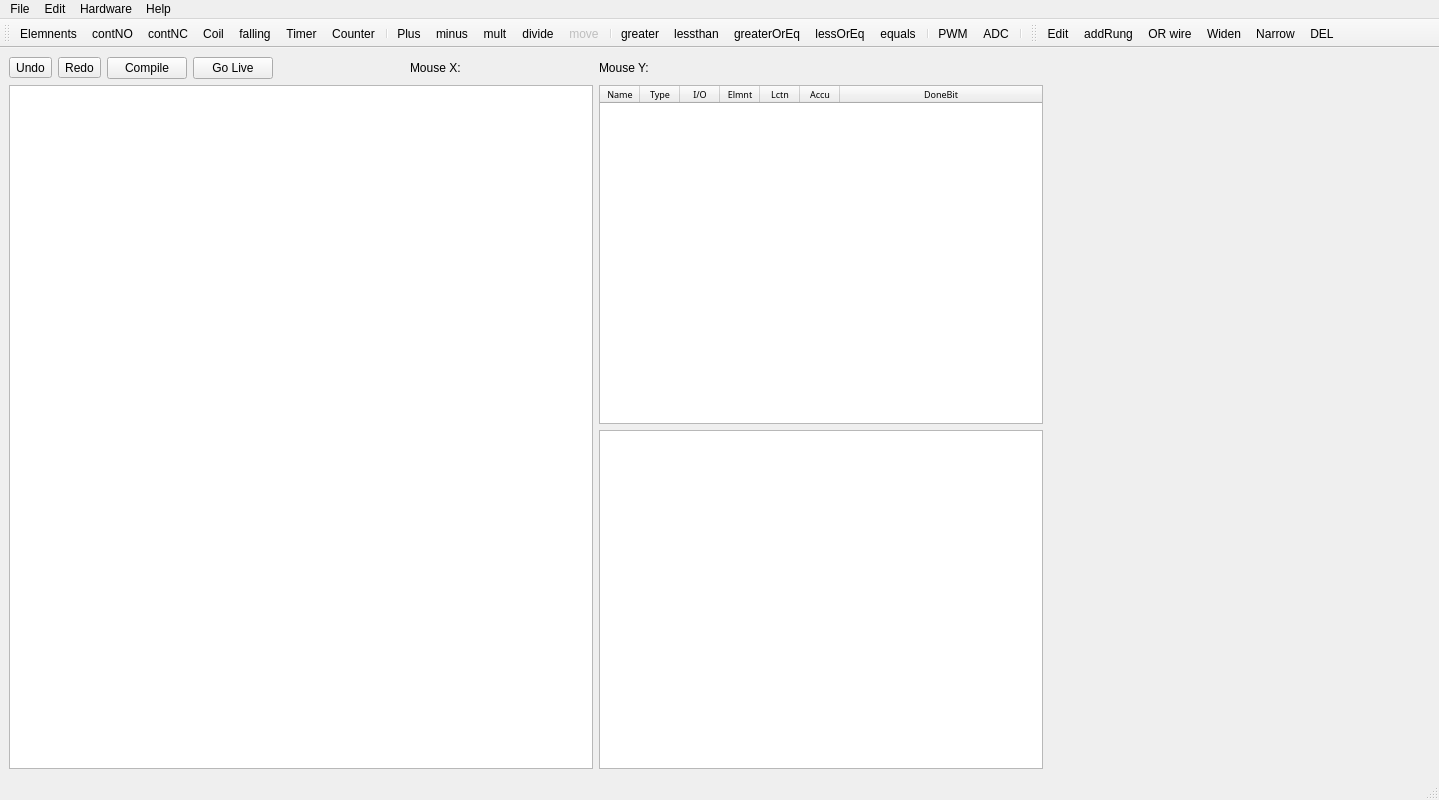
 <widget class="QMainWindow" name="MainWindow">
  <property name="geometry">
   <rect>
    <x>0</x>
    <y>0</y>
    <width>1439</width>
    <height>800</height>
   </rect>
  </property>
  <property name="minimumSize">
   <size>
    <width>1439</width>
    <height>800</height>
   </size>
  </property>
  <property name="maximumSize">
   <size>
    <width>1600</width>
    <height>900</height>
   </size>
  </property>
  <property name="windowTitle">
   <string>Waltech Ladder Maker</string>
  </property>
  <widget class="QWidget" name="centralwidget">
   <layout class="QGridLayout" name="gridLayout">
    <item row="0" column="9">
     <widget class="QLabel" name="label_4">
      <property name="text">
       <string/>
      </property>
     </widget>
    </item>
    <item row="0" column="0">
     <widget class="QToolButton" name="undoBbutton">
      <property name="text">
       <string>Undo</string>
      </property>
      <property name="icon">
       <iconset resource="toolbaricons.qrc">
        <normaloff>:/icons/icons/CurvedArrowRightDown.svg</normaloff>:/icons/icons/CurvedArrowRightDown.svg</iconset>
      </property>
      <property name="toolButtonStyle">
       <enum>Qt::ToolButtonTextBesideIcon</enum>
      </property>
     </widget>
    </item>
    <item row="0" column="5">
     <widget class="QLabel" name="label">
      <property name="sizePolicy">
       <sizepolicy hsizetype="Fixed" vsizetype="Fixed">
        <horstretch>0</horstretch>
        <verstretch>0</verstretch>
       </sizepolicy>
      </property>
      <property name="text">
       <string>Mouse X:</string>
      </property>
     </widget>
    </item>
    <item row="0" column="1">
     <widget class="QToolButton" name="redoButton">
      <property name="text">
       <string>Redo</string>
      </property>
      <property name="icon">
       <iconset resource="toolbaricons.qrc">
        <normaloff>:/icons/icons/CurvedArrowLeftDown.svg</normaloff>:/icons/icons/CurvedArrowLeftDown.svg</iconset>
      </property>
      <property name="toolButtonStyle">
       <enum>Qt::ToolButtonTextBesideIcon</enum>
      </property>
     </widget>
    </item>
    <item row="0" column="6">
     <widget class="QLabel" name="label_2">
      <property name="text">
       <string/>
      </property>
     </widget>
    </item>
    <item row="0" column="2">
     <widget class="QPushButton" name="infoButton">
      <property name="sizePolicy">
       <sizepolicy hsizetype="Fixed" vsizetype="Fixed">
        <horstretch>0</horstretch>
        <verstretch>0</verstretch>
       </sizepolicy>
      </property>
      <property name="toolTip">
       <string>&lt;html&gt;&lt;head/&gt;&lt;body&gt;&lt;p&gt;Create hex file and upload it to the Hardware&lt;/p&gt;&lt;/body&gt;&lt;/html&gt;</string>
      </property>
      <property name="whatsThis">
       <string>&lt;html&gt;&lt;head/&gt;&lt;body&gt;&lt;p&gt;This buton starts the following: &lt;/p&gt;&lt;p&gt;- creation of C code.  &lt;/p&gt;&lt;p&gt;- compiling of that cod with GCC&lt;/p&gt;&lt;p&gt;- uploading of the resulting hex file to the hardware via USB&lt;/p&gt;&lt;/body&gt;&lt;/html&gt;</string>
      </property>
      <property name="text">
       <string>Compile</string>
      </property>
     </widget>
    </item>
    <item row="0" column="3">
     <widget class="QPushButton" name="liveButton">
      <property name="sizePolicy">
       <sizepolicy hsizetype="Fixed" vsizetype="Fixed">
        <horstretch>0</horstretch>
        <verstretch>0</verstretch>
       </sizepolicy>
      </property>
      <property name="text">
       <string>Go Live</string>
      </property>
     </widget>
    </item>
    <item row="0" column="7">
     <widget class="QLabel" name="label_3">
      <property name="sizePolicy">
       <sizepolicy hsizetype="Fixed" vsizetype="Fixed">
        <horstretch>0</horstretch>
        <verstretch>0</verstretch>
       </sizepolicy>
      </property>
      <property name="text">
       <string>Mouse Y:</string>
      </property>
     </widget>
    </item>
    <item row="2" column="0" rowspan="2" colspan="7">
     <widget class="QGraphicsView" name="graphicsView">
      <property name="sizePolicy">
       <sizepolicy hsizetype="Preferred" vsizetype="Expanding">
        <horstretch>0</horstretch>
        <verstretch>0</verstretch>
       </sizepolicy>
      </property>
      <property name="mouseTracking">
       <bool>true</bool>
      </property>
     </widget>
    </item>
    <item row="2" column="7" colspan="4">
     <widget class="QTableWidget" name="tableWidget">
      <property name="sizePolicy">
       <sizepolicy hsizetype="Ignored" vsizetype="Expanding">
        <horstretch>0</horstretch>
        <verstretch>0</verstretch>
       </sizepolicy>
      </property>
      <property name="sizeIncrement">
       <size>
        <width>20</width>
        <height>20</height>
       </size>
      </property>
      <property name="font">
       <font>
        <family>Sans Serif</family>
        <pointsize>7</pointsize>
       </font>
      </property>
      <property name="editTriggers">
       <set>QAbstractItemView::NoEditTriggers</set>
      </property>
      <property name="tabKeyNavigation">
       <bool>false</bool>
      </property>
      <property name="dragDropOverwriteMode">
       <bool>true</bool>
      </property>
      <property name="selectionMode">
       <enum>QAbstractItemView::NoSelection</enum>
      </property>
      <property name="showGrid">
       <bool>true</bool>
      </property>
      <property name="sortingEnabled">
       <bool>true</bool>
      </property>
      <property name="cornerButtonEnabled">
       <bool>false</bool>
      </property>
      <property name="columnCount">
       <number>7</number>
      </property>
      <attribute name="horizontalHeaderDefaultSectionSize">
       <number>40</number>
      </attribute>
      <attribute name="horizontalHeaderMinimumSectionSize">
       <number>20</number>
      </attribute>
      <attribute name="horizontalHeaderStretchLastSection">
       <bool>true</bool>
      </attribute>
      <attribute name="verticalHeaderVisible">
       <bool>false</bool>
      </attribute>
      <attribute name="verticalHeaderStretchLastSection">
       <bool>false</bool>
      </attribute>
      <column>
       <property name="text">
        <string>Name</string>
       </property>
      </column>
      <column>
       <property name="text">
        <string>Type</string>
       </property>
      </column>
      <column>
       <property name="text">
        <string>I/O</string>
       </property>
      </column>
      <column>
       <property name="text">
        <string>Elmnt</string>
       </property>
      </column>
      <column>
       <property name="text">
        <string>Lctn</string>
       </property>
      </column>
      <column>
       <property name="text">
        <string>Accu</string>
       </property>
      </column>
      <column>
       <property name="text">
        <string>DoneBit</string>
       </property>
      </column>
     </widget>
    </item>
    <item row="3" column="7" colspan="4">
     <widget class="QTextBrowser" name="textBrowser">
      <property name="sizePolicy">
       <sizepolicy hsizetype="Preferred" vsizetype="Expanding">
        <horstretch>0</horstretch>
        <verstretch>0</verstretch>
       </sizepolicy>
      </property>
     </widget>
    </item>
    <item row="2" column="11" rowspan="2" colspan="2">
     <widget class="QStackedWidget" name="stackedWidget">
      <property name="enabled">
       <bool>true</bool>
      </property>
      <property name="sizePolicy">
       <sizepolicy hsizetype="Preferred" vsizetype="Expanding">
        <horstretch>0</horstretch>
        <verstretch>0</verstretch>
       </sizepolicy>
      </property>
      <property name="minimumSize">
       <size>
        <width>381</width>
        <height>678</height>
       </size>
      </property>
     </widget>
    </item>
   </layout>
  </widget>
  <widget class="QStatusBar" name="statusbar"/>
  <widget class="QToolBar" name="toolBar">
   <property name="cursor">
    <cursorShape>ArrowCursor</cursorShape>
   </property>
   <property name="contextMenuPolicy">
    <enum>Qt::PreventContextMenu</enum>
   </property>
   <property name="windowTitle">
    <string>Elements</string>
   </property>
   <attribute name="toolBarArea">
    <enum>TopToolBarArea</enum>
   </attribute>
   <attribute name="toolBarBreak">
    <bool>false</bool>
   </attribute>
   <addaction name="actionElemnents"/>
   <addaction name="actionContNO"/>
   <addaction name="actionContNC"/>
   <addaction name="actionCoil"/>
   <addaction name="actionFalling"/>
   <addaction name="actionTimer"/>
   <addaction name="actionCounter"/>
   <addaction name="separator"/>
   <addaction name="actionPlus"/>
   <addaction name="actionMinus"/>
   <addaction name="actionMult"/>
   <addaction name="actionDivide"/>
   <addaction name="actionMove"/>
   <addaction name="separator"/>
   <addaction name="actionGreater"/>
   <addaction name="actionLessthan"/>
   <addaction name="actionGreaterOrEq"/>
   <addaction name="actionLessOrEq"/>
   <addaction name="actionEquals"/>
   <addaction name="separator"/>
   <addaction name="actionPWM"/>
   <addaction name="actionADC"/>
   <addaction name="separator"/>
  </widget>
  <widget class="QMenuBar" name="menuBar">
   <property name="geometry">
    <rect>
     <x>0</x>
     <y>0</y>
     <width>1439</width>
     <height>23</height>
    </rect>
   </property>
   <widget class="QMenu" name="menuFile">
    <property name="title">
     <string>File</string>
    </property>
    <addaction name="actionClose"/>
    <addaction name="actionOpen"/>
    <addaction name="actionSave"/>
    <addaction name="actionSave_As"/>
   </widget>
   <widget class="QMenu" name="menuEdit">
    <property name="title">
     <string>Edit</string>
    </property>
    <addaction name="actionUndo"/>
    <addaction name="actionRedo"/>
   </widget>
   <widget class="QMenu" name="menuHelp">
    <property name="title">
     <string>Help</string>
    </property>
    <addaction name="actionWhatsThis"/>
    <addaction name="separator"/>
    <addaction name="actionUSBHelp"/>
    <addaction name="actionArduinoUno_IO"/>
    <addaction name="actionArduinoNano_IO"/>
    <addaction name="actionArduinoMega_IO"/>
    <addaction name="actionAbout"/>
   </widget>
   <widget class="QMenu" name="menuDiagnostics">
    <property name="title">
     <string>Hardware</string>
    </property>
    <addaction name="actionWaltech"/>
    <addaction name="actionArduinoUno"/>
    <addaction name="actionArduinoNano"/>
    <addaction name="actionArduinoMega"/>
    <addaction name="separator"/>
    <addaction name="actionCheck_HW_2"/>
   </widget>
   <addaction name="menuFile"/>
   <addaction name="menuEdit"/>
   <addaction name="menuDiagnostics"/>
   <addaction name="menuHelp"/>
  </widget>
  <widget class="QToolBar" name="toolBar_2">
   <property name="windowTitle">
    <string>toolBar_2</string>
   </property>
   <attribute name="toolBarArea">
    <enum>TopToolBarArea</enum>
   </attribute>
   <attribute name="toolBarBreak">
    <bool>false</bool>
   </attribute>
   <addaction name="actionEdit_nTools"/>
   <addaction name="actionaddRung"/>
   <addaction name="actionORwire"/>
   <addaction name="actionWiden"/>
   <addaction name="actionNarrow"/>
   <addaction name="actionDEL"/>
  </widget>
  <action name="actionContNO">
   <property name="checkable">
    <bool>true</bool>
   </property>
   <property name="icon">
    <iconset resource="toolbaricons.qrc">
     <normaloff>:/icons/icons/contact_NO_button.svg</normaloff>:/icons/icons/contact_NO_button.svg</iconset>
   </property>
   <property name="text">
    <string>contNO</string>
   </property>
   <property name="toolTip">
    <string>Normally Open Contact</string>
   </property>
   <property name="whatsThis">
    <string>&lt;html&gt;&lt;head/&gt;&lt;body&gt;&lt;p&gt;&lt;span style=&quot; font-size:11pt; color:#000000;&quot;&gt;Inserts a Normally Open Contact in the ladder. &lt;/span&gt;&lt;span style=&quot; font-size:10pt; color:#000000;&quot;&gt;&lt;br/&gt;&lt;br/&gt;--A dialog window will appear.&lt;br/&gt;--Choose an input from the dropdown menu.&lt;br/&gt;--If &amp;quot;internal&amp;quot; selected and name is shared, the state will come from a Coil&lt;/span&gt;&lt;span style=&quot; color:#000000;&quot;/&gt;&lt;/p&gt;&lt;/body&gt;&lt;/html&gt;</string>
   </property>
  </action>
  <action name="actionContNC">
   <property name="checkable">
    <bool>true</bool>
   </property>
   <property name="icon">
    <iconset resource="toolbaricons.qrc">
     <normaloff>:/icons/icons/contact_NC_button.svg</normaloff>:/icons/icons/contact_NC_button.svg</iconset>
   </property>
   <property name="text">
    <string>contNC</string>
   </property>
   <property name="toolTip">
    <string>Normally Closed Contact</string>
   </property>
   <property name="whatsThis">
    <string>&lt;html&gt;&lt;head/&gt;&lt;body&gt;&lt;p&gt;&lt;span style=&quot; font-family:'Sans Serif'; font-size:11pt; color:#000000;&quot;&gt;Inserts a Normally Closed Contact in the ladder. &lt;br/&gt;&lt;br/&gt;--A dialog window will appear.&lt;br/&gt;--Choose an input from the dropdown menu.&lt;br/&gt;--If &amp;quot;internal&amp;quot; selected and name is shared, the state will come from a Coil &lt;/span&gt;&lt;/p&gt;&lt;/body&gt;&lt;/html&gt;</string>
   </property>
  </action>
  <action name="actionCoil">
   <property name="checkable">
    <bool>true</bool>
   </property>
   <property name="icon">
    <iconset resource="toolbaricons.qrc">
     <normaloff>:/icons/icons/Coil_button.svg</normaloff>:/icons/icons/Coil_button.svg</iconset>
   </property>
   <property name="text">
    <string>Coil</string>
   </property>
   <property name="toolTip">
    <string>Coil</string>
   </property>
   <property name="whatsThis">
    <string>&lt;html&gt;&lt;head/&gt;&lt;body&gt;&lt;p&gt;&lt;span style=&quot; font-size:11pt; color:#000000;&quot;&gt;Inserts a Coil in the ladder. &lt;br/&gt;&lt;br/&gt;--A dialog window will appear.&lt;br/&gt;--Choose an Output from the dropdown menu.&lt;br/&gt;--If &amp;quot;internal&amp;quot; selected and name is shared with another element, the state of this coil will pass to that element.&lt;/span&gt;&lt;/p&gt;&lt;/body&gt;&lt;/html&gt;</string>
   </property>
  </action>
  <action name="actionClose">
   <property name="text">
    <string>Close</string>
   </property>
  </action>
  <action name="actionUndo">
   <property name="text">
    <string>undo</string>
   </property>
   <property name="shortcut">
    <string>Ctrl+Z</string>
   </property>
  </action>
  <action name="actionRedo">
   <property name="text">
    <string>redo</string>
   </property>
   <property name="shortcut">
    <string>Ctrl+R</string>
   </property>
  </action>
  <action name="actionaddRung">
   <property name="checkable">
    <bool>true</bool>
   </property>
   <property name="icon">
    <iconset resource="toolbaricons.qrc">
     <normaloff>:/icons/icons/rung.png</normaloff>:/icons/icons/rung.png</iconset>
   </property>
   <property name="text">
    <string>addRung</string>
   </property>
   <property name="toolTip">
    <string>Add a Rung</string>
   </property>
   <property name="whatsThis">
    <string>&lt;html&gt;&lt;head/&gt;&lt;body&gt;&lt;span style=&quot; font-size:11pt; color:#000000;&quot;&gt;&lt;p&gt;Add a rung&lt;/p&gt;&lt;p&gt;Note: rungs can be converted to OR branches with the vertical wire tool.&lt;/p&gt;&lt;/body&gt;&lt;/html&gt;</string>
   </property>
  </action>
  <action name="actionWiden">
   <property name="checkable">
    <bool>true</bool>
   </property>
   <property name="icon">
    <iconset resource="toolbaricons.qrc">
     <normaloff>:/icons/icons/widen.png</normaloff>:/icons/icons/widen.png</iconset>
   </property>
   <property name="text">
    <string>Widen</string>
   </property>
   <property name="toolTip">
    <string>Widen rung</string>
   </property>
   <property name="whatsThis">
    <string>&lt;html&gt;&lt;head/&gt;&lt;body&gt;&lt;span style=&quot; font-size:11pt; color:#000000;&quot;&gt;&lt;p&gt;Makes the entire ladder one element width wider.&lt;/p&gt;&lt;/body&gt;&lt;/html&gt;</string>
   </property>
  </action>
  <action name="actionOpen">
   <property name="text">
    <string>Open</string>
   </property>
  </action>
  <action name="actionNew">
   <property name="text">
    <string>New</string>
   </property>
  </action>
  <action name="actionSave">
   <property name="text">
    <string>Save</string>
   </property>
  </action>
  <action name="actionDEL">
   <property name="checkable">
    <bool>true</bool>
   </property>
   <property name="icon">
    <iconset resource="toolbaricons.qrc">
     <normaloff>:/icons/icons/del.png</normaloff>:/icons/icons/del.png</iconset>
   </property>
   <property name="text">
    <string>DEL</string>
   </property>
   <property name="toolTip">
    <string>&lt;html&gt;&lt;head/&gt;&lt;body&gt;&lt;p&gt;Delete an element or empty rung &lt;/p&gt;&lt;/body&gt;&lt;/html&gt;</string>
   </property>
   <property name="whatsThis">
    <string>&lt;html&gt;&lt;head/&gt;&lt;body&gt;&lt;span style=&quot; font-size:11pt; color:#000000;&quot;&gt;&lt;p&gt;Delete an element&lt;/p&gt;&lt;p&gt;Delete an empty rung&lt;/p&gt;&lt;p&gt;Note: Use the vertical wire (OR) to delete branches. &lt;/p&gt;&lt;/body&gt;&lt;/html&gt;</string>
   </property>
  </action>
  <action name="actionORwire">
   <property name="checkable">
    <bool>true</bool>
   </property>
   <property name="icon">
    <iconset resource="toolbaricons.qrc">
     <normaloff>:/icons/icons/ORwire.png</normaloff>:/icons/icons/ORwire.png</iconset>
   </property>
   <property name="text">
    <string>OR wire</string>
   </property>
   <property name="toolTip">
    <string>&lt;html&gt;&lt;head/&gt;&lt;body&gt;&lt;p&gt;Toggles vertical wire to to OR branch.&lt;/p&gt;&lt;p&gt;Connects Rung to Rung below, Becomes OR branch&lt;/p&gt;&lt;/body&gt;&lt;/html&gt;</string>
   </property>
   <property name="whatsThis">
    <string>&lt;html&gt;&lt;head/&gt;&lt;body&gt;&lt;span style=&quot; font-size:11pt; color:#000000;&quot;&gt;&lt;p&gt;--Click to add or remove a vertical wire&lt;/p&gt;&lt;p&gt;--This tool can link rungs together to make an OR branch.&lt;/p&gt;&lt;p&gt;--Use this tool to widen or shrink the OR branch&lt;/p&gt;&lt;/body&gt;&lt;/html&gt;</string>
   </property>
  </action>
  <action name="actionNarrow">
   <property name="checkable">
    <bool>true</bool>
   </property>
   <property name="icon">
    <iconset resource="toolbaricons.qrc">
     <normaloff>:/icons/icons/narrow.png</normaloff>:/icons/icons/narrow.png</iconset>
   </property>
   <property name="text">
    <string>Narrow</string>
   </property>
   <property name="toolTip">
    <string>Remove extra empty locations</string>
   </property>
   <property name="whatsThis">
    <string>&lt;html&gt;&lt;head/&gt;&lt;body&gt;&lt;span style=&quot; font-size:11pt; color:#000000;&quot;&gt;&lt;p&gt;Narrows the ladder by one element width&lt;/p&gt;&lt;/body&gt;&lt;/html&gt;</string>
   </property>
  </action>
  <action name="actionFalling">
   <property name="checkable">
    <bool>true</bool>
   </property>
   <property name="icon">
    <iconset resource="toolbaricons.qrc">
     <normaloff>:/icons/icons/falling_button.svg</normaloff>:/icons/icons/falling_button.svg</iconset>
   </property>
   <property name="text">
    <string>falling</string>
   </property>
   <property name="toolTip">
    <string>Falling edge</string>
   </property>
   <property name="whatsThis">
    <string>&lt;html&gt;&lt;head/&gt;&lt;body&gt;&lt;p&gt;&lt;span style=&quot; font-size:11pt; color:#000000;&quot;&gt;Inserts a falling Edge in the ladder. &lt;br/&gt;&lt;br/&gt;--Creates a 10ns pulse on the rung-out when a falling edge is dected at the rung-in&lt;/span&gt;&lt;br/&gt;&lt;/p&gt;&lt;/body&gt;&lt;/html&gt;</string>
   </property>
  </action>
  <action name="actionTimer">
   <property name="checkable">
    <bool>true</bool>
   </property>
   <property name="icon">
    <iconset resource="toolbaricons.qrc">
     <normaloff>:/icons/icons/timer_button.svg</normaloff>:/icons/icons/timer_button.svg</iconset>
   </property>
   <property name="text">
    <string>Timer</string>
   </property>
   <property name="toolTip">
    <string>Timer</string>
   </property>
   <property name="whatsThis">
    <string>&lt;html&gt;&lt;head/&gt;&lt;body&gt;&lt;p&gt;&lt;span style=&quot; font-size:11pt; color:#000000;&quot;&gt;Inserts a Timer in the ladder. &lt;br/&gt;&lt;br/&gt;--A dialog window will appear.&lt;br/&gt;--Set the time delay.  10 min max (655 sec)&lt;br/&gt;--If rung-in state goes True and stays that way for the delay duration, the rung-out will go True.  &lt;br/&gt;--Timer is reset when the rung-in state goes False&lt;/p&gt;&lt;/body&gt;&lt;/html&gt;</string>
   </property>
  </action>
  <action name="actionCounter">
   <property name="checkable">
    <bool>true</bool>
   </property>
   <property name="icon">
    <iconset resource="toolbaricons.qrc">
     <normaloff>:/icons/icons/counter_button.svg</normaloff>:/icons/icons/counter_button.svg</iconset>
   </property>
   <property name="text">
    <string>Counter</string>
   </property>
   <property name="toolTip">
    <string>Counter</string>
   </property>
   <property name="whatsThis">
    <string>&lt;html&gt;&lt;head/&gt;&lt;body&gt;&lt;p&gt;&lt;span style=&quot; font-size:11pt; color:#000000;&quot;&gt;Inserts a Counter in the ladder. &lt;br/&gt;&lt;br/&gt;--A dialog window will appear.&lt;br/&gt;--Set the number of counts (setpoint).  65535 max.&lt;br/&gt;--If rung-in state goes True setpoint number of times, the rung-out will go True. &lt;br/&gt;--Choose a name.  If shared with a Coil, this will provide a Reset.&lt;/p&gt;&lt;/body&gt;&lt;/html&gt;</string>
   </property>
  </action>
  <action name="actionEdit_nTools">
   <property name="text">
    <string>Edit</string>
   </property>
  </action>
  <action name="actionElemnents">
   <property name="text">
    <string>Elemnents</string>
   </property>
  </action>
  <action name="actionWhatsThis">
   <property name="text">
    <string>WhatsThis</string>
   </property>
   <property name="toolTip">
    <string>&lt;html&gt;&lt;head/&gt;&lt;body&gt;&lt;p&gt;Click this to get help with a tool&lt;/p&gt;&lt;/body&gt;&lt;/html&gt;</string>
   </property>
  </action>
  <action name="actionCheck_HW">
   <property name="text">
    <string>Test Hardware</string>
   </property>
   <property name="toolTip">
    <string>&lt;html&gt;&lt;head/&gt;&lt;body&gt;&lt;p&gt;Checks USB&lt;/p&gt;&lt;/body&gt;&lt;/html&gt;</string>
   </property>
   <property name="whatsThis">
    <string>Checks USB connection, programmer, and controller.</string>
   </property>
  </action>
  <action name="actionUSBHelp">
   <property name="text">
    <string>USB</string>
   </property>
  </action>
  <action name="actionSettings">
   <property name="checkable">
    <bool>true</bool>
   </property>
   <property name="text">
    <string>Settings</string>
   </property>
  </action>
  <action name="actionWaltech">
   <property name="checkable">
    <bool>true</bool>
   </property>
   <property name="checked">
    <bool>true</bool>
   </property>
   <property name="text">
    <string>Waltech</string>
   </property>
   <property name="autoRepeat">
    <bool>false</bool>
   </property>
   <property name="menuRole">
    <enum>QAction::ApplicationSpecificRole</enum>
   </property>
  </action>
  <action name="actionArduinoUno">
   <property name="checkable">
    <bool>true</bool>
   </property>
   <property name="text">
    <string>Arduino Uno</string>
   </property>
   <property name="menuRole">
    <enum>QAction::ApplicationSpecificRole</enum>
   </property>
  </action>
  <action name="actionCheck_HW_2">
   <property name="text">
    <string>Test USB</string>
   </property>
   <property name="toolTip">
    <string>Test USB connection, drver, programmer, hardware</string>
   </property>
  </action>
  <action name="actionArduinoUno_IO">
   <property name="text">
    <string>Arduino Uno IO</string>
   </property>
  </action>
  <action name="actionSave_As">
   <property name="text">
    <string>Save As</string>
   </property>
  </action>
  <action name="actionAbout">
   <property name="text">
    <string>About</string>
   </property>
  </action>
  <action name="actionPlus">
   <property name="checkable">
    <bool>true</bool>
   </property>
   <property name="icon">
    <iconset resource="toolbaricons.qrc">
     <normaloff>:/icons/icons/plus.svg</normaloff>:/icons/icons/plus.svg</iconset>
   </property>
   <property name="text">
    <string>Plus</string>
   </property>
   <property name="whatsThis">
    <string>&lt;html&gt;&lt;head/&gt;&lt;body&gt;&lt;span style=&quot; font-size:11pt; color:#000000;&quot;&gt;&lt;p&gt;Add. &lt;/p&gt;&lt;p&gt;Must be paced on far right.&lt;/p&gt;&lt;p&gt;Sources can be a constant or a name of another element. &lt;/p&gt;&lt;p&gt;sources and result are 16 bit signed.  (-32767 to 32767)&lt;/p&gt;&lt;/body&gt;&lt;/html&gt;</string>
   </property>
  </action>
  <action name="actionMinus">
   <property name="checkable">
    <bool>true</bool>
   </property>
   <property name="icon">
    <iconset resource="toolbaricons.qrc">
     <normaloff>:/icons/icons/minus.svg</normaloff>:/icons/icons/minus.svg</iconset>
   </property>
   <property name="text">
    <string>minus</string>
   </property>
   <property name="whatsThis">
    <string>&lt;html&gt;&lt;head/&gt;&lt;body&gt;&lt;span style=&quot; font-size:11pt; color:#000000;&quot;&gt;&lt;p&gt;Subtract. &lt;/p&gt;&lt;p&gt;Must be paced on far right.&lt;/p&gt;&lt;p&gt;Sources can be a constant or a name of another element. &lt;/p&gt;&lt;p&gt;sources and result are 16 bit signed.  (-32767 to 32767)&lt;/p&gt;&lt;p&gt;&lt;br/&gt;&lt;/p&gt;&lt;/body&gt;&lt;/html&gt;</string>
   </property>
  </action>
  <action name="actionEquals">
   <property name="checkable">
    <bool>true</bool>
   </property>
   <property name="icon">
    <iconset resource="toolbaricons.qrc">
     <normaloff>:/icons/icons/equ.svg</normaloff>:/icons/icons/equ.svg</iconset>
   </property>
   <property name="text">
    <string>equals</string>
   </property>
   <property name="whatsThis">
    <string>&lt;html&gt;&lt;head/&gt;&lt;body&gt;&lt;p&gt;Comparison: Equals.&lt;/p&gt;&lt;p&gt;Conductive if true.&lt;/p&gt;&lt;p&gt;Sources can be a constant or a name of another element. &lt;/p&gt;&lt;p&gt;&lt;br/&gt;&lt;/p&gt;&lt;/body&gt;&lt;/html&gt;</string>
   </property>
  </action>
  <action name="actionMove">
   <property name="checkable">
    <bool>true</bool>
   </property>
   <property name="enabled">
    <bool>false</bool>
   </property>
   <property name="icon">
    <iconset resource="toolbaricons.qrc">
     <normaloff>:/icons/icons/move.svg</normaloff>:/icons/icons/move.svg</iconset>
   </property>
   <property name="text">
    <string>move</string>
   </property>
   <property name="visible">
    <bool>false</bool>
   </property>
  </action>
  <action name="actionDivide">
   <property name="checkable">
    <bool>true</bool>
   </property>
   <property name="icon">
    <iconset resource="toolbaricons.qrc">
     <normaloff>:/icons/icons/divide.svg</normaloff>:/icons/icons/divide.svg</iconset>
   </property>
   <property name="text">
    <string>divide</string>
   </property>
   <property name="whatsThis">
    <string>&lt;html&gt;&lt;head/&gt;&lt;body&gt;&lt;span style=&quot; font-size:11pt; color:#000000;&quot;&gt;&lt;p&gt;Divide. &lt;/p&gt;&lt;p&gt;Must be paced on far right.&lt;/p&gt;&lt;p&gt;Sources can be a constant or a name of another element. &lt;/p&gt;&lt;p&gt;sources and result are 16 bit signed.  (-32767 to 32767)&lt;/p&gt;&lt;p&gt;Divide by zero OK.&lt;/p&gt;&lt;/body&gt;&lt;/html&gt;</string>
   </property>
  </action>
  <action name="actionMult">
   <property name="checkable">
    <bool>true</bool>
   </property>
   <property name="icon">
    <iconset resource="toolbaricons.qrc">
     <normaloff>:/icons/icons/times.svg</normaloff>:/icons/icons/times.svg</iconset>
   </property>
   <property name="text">
    <string>mult</string>
   </property>
   <property name="whatsThis">
    <string>&lt;html&gt;&lt;head/&gt;&lt;body&gt;&lt;span style=&quot; font-size:11pt; color:#000000;&quot;&gt;&lt;p&gt;Multiply.&lt;/p&gt;&lt;p&gt;Must be paced on far right.&lt;/p&gt;&lt;p&gt;Sources can be a constant or a name of another element. &lt;/p&gt;&lt;p&gt;sources and result are 16 bit signed.  (-32767 to 32767)&lt;/p&gt;&lt;/body&gt;&lt;/html&gt;</string>
   </property>
  </action>
  <action name="actionGreater">
   <property name="checkable">
    <bool>true</bool>
   </property>
   <property name="icon">
    <iconset resource="toolbaricons.qrc">
     <normaloff>:/icons/icons/greater_than.svg</normaloff>:/icons/icons/greater_than.svg</iconset>
   </property>
   <property name="text">
    <string>greater</string>
   </property>
   <property name="whatsThis">
    <string>&lt;html&gt;&lt;head/&gt;&lt;body&gt;&lt;span style=&quot; font-size:11pt; color:#000000;&quot;&gt;&lt;p&gt;Comparison: Greater Than.&lt;/p&gt;&lt;p&gt;Conductive if true.&lt;/p&gt;&lt;p&gt;Sources can be a constant or a name of another element.&lt;/p&gt;&lt;/body&gt;&lt;/html&gt;</string>
   </property>
  </action>
  <action name="actionLessthan">
   <property name="checkable">
    <bool>true</bool>
   </property>
   <property name="icon">
    <iconset resource="toolbaricons.qrc">
     <normaloff>:/icons/icons/less_than.svg</normaloff>:/icons/icons/less_than.svg</iconset>
   </property>
   <property name="text">
    <string>lessthan</string>
   </property>
   <property name="whatsThis">
    <string>&lt;html&gt;&lt;head/&gt;&lt;body&gt;&lt;span style=&quot; font-size:11pt; color:#000000;&quot;&gt;&lt;p&gt;Comparison: Less Than.&lt;/p&gt;&lt;p&gt;Conductive if true.&lt;/p&gt;&lt;p&gt;Sources can be a constant or a name of another element.&lt;/p&gt;&lt;/body&gt;&lt;/html&gt;</string>
   </property>
  </action>
  <action name="actionGreaterOrEq">
   <property name="checkable">
    <bool>true</bool>
   </property>
   <property name="icon">
    <iconset resource="toolbaricons.qrc">
     <normaloff>:/icons/icons/greater_than_or_eq.svg</normaloff>:/icons/icons/greater_than_or_eq.svg</iconset>
   </property>
   <property name="text">
    <string>greaterOrEq</string>
   </property>
   <property name="whatsThis">
    <string>&lt;html&gt;&lt;head/&gt;&lt;body&gt;&lt;span style=&quot; font-size:11pt; color:#000000;&quot;&gt;&lt;p&gt;Comparison: Greater Than or Equal.&lt;/p&gt;&lt;p&gt;Conductive if true.&lt;/p&gt;&lt;p&gt;Sources can be a constant or a name of another element.&lt;/p&gt;&lt;/body&gt;&lt;/html&gt;</string>
   </property>
  </action>
  <action name="actionLessOrEq">
   <property name="checkable">
    <bool>true</bool>
   </property>
   <property name="icon">
    <iconset resource="toolbaricons.qrc">
     <normaloff>:/icons/icons/less_than_or_eq.svg</normaloff>:/icons/icons/less_than_or_eq.svg</iconset>
   </property>
   <property name="text">
    <string>lessOrEq</string>
   </property>
   <property name="whatsThis">
    <string>&lt;html&gt;&lt;head/&gt;&lt;body&gt;&lt;p&gt;Comparison: Less Than or Equal.&lt;/p&gt;&lt;p&gt;Conductive if true.&lt;/p&gt;&lt;p&gt;Sources can be a constant or a name of another element.&lt;/p&gt;&lt;/body&gt;&lt;/html&gt;</string>
   </property>
  </action>
  <action name="actionPWM">
   <property name="checkable">
    <bool>true</bool>
   </property>
   <property name="icon">
    <iconset resource="toolbaricons.qrc">
     <normaloff>:/icons/icons/PWM.svg</normaloff>:/icons/icons/PWM.svg</iconset>
   </property>
   <property name="text">
    <string>PWM</string>
   </property>
   <property name="whatsThis">
    <string>&lt;html&gt;&lt;head/&gt;&lt;body&gt;&lt;p&gt;&lt;span style=&quot; color:#000000;&quot;&gt;Pulse width modulated output. &lt;/span&gt;&lt;/p&gt;&lt;p&gt;&lt;span style=&quot; color:#000000;&quot;&gt;Must be placed on far right.&lt;/span&gt;&lt;/p&gt;&lt;p&gt;&lt;span style=&quot; color:#000000;&quot;&gt;Active if rung in state True.&lt;/span&gt;&lt;/p&gt;&lt;p&gt;&lt;span style=&quot; color:#000000;&quot;&gt;Menu item will be greyed if PWM not available on this hardware.&lt;/span&gt;&lt;/p&gt;&lt;p&gt;&lt;span style=&quot; color:#000000;&quot;&gt;If output set to &amp;quot;Internal&amp;quot; PWM will be de-activated&lt;/span&gt;&lt;/p&gt;&lt;p&gt;&lt;span style=&quot; color:#000000;&quot;&gt;NOTES:&lt;/span&gt;&lt;/p&gt;&lt;p&gt;&lt;span style=&quot; color:#000000;&quot;&gt;If two PWM elements exist in the ladder with the same hardware output, the first active one will apply. This allows to set a single output to different levels.&lt;/span&gt;&lt;/p&gt;&lt;p&gt;&lt;span style=&quot; color:#000000;&quot;&gt;The PWM frequency is fixed at 16khz. &lt;/span&gt;&lt;/p&gt;&lt;/body&gt;&lt;/html&gt;</string>
   </property>
  </action>
  <action name="actionADC">
   <property name="checkable">
    <bool>true</bool>
   </property>
   <property name="icon">
    <iconset resource="toolbaricons.qrc">
     <normaloff>:/icons/icons/ADC.svg</normaloff>:/icons/icons/ADC.svg</iconset>
   </property>
   <property name="text">
    <string>ADC</string>
   </property>
   <property name="whatsThis">
    <string>&lt;html&gt;&lt;head/&gt;&lt;body&gt;&lt;span style=&quot; font-size:11pt; color:#000000;&quot;&gt;&lt;p&gt;ADC. Measure Voltage.&lt;/p&gt;&lt;p&gt;Ten bit output (0 to 1024)&lt;/p&gt;&lt;p&gt;5v (AVcc) refrence.  value = (Vin x 1024)÷5&lt;/p&gt;&lt;p&gt;Must be placed on far right.&lt;/p&gt;&lt;p&gt;Active if rung in state True.&lt;/p&gt;&lt;p&gt;Menu item will be greyed if ADC not available on this hardware.&lt;/p&gt;&lt;p&gt;if input set to &amp;quot;Internal&amp;quot; ADC will be de-activated.&lt;/p&gt;&lt;p&gt;&lt;br/&gt;&lt;/p&gt;&lt;/body&gt;&lt;/html&gt;</string>
   </property>
  </action>
  <action name="actionArduinoMega_IO">
   <property name="text">
    <string>Arduino Mega IO</string>
   </property>
  </action>
  <action name="actionArduinoMega">
   <property name="checkable">
    <bool>true</bool>
   </property>
   <property name="text">
    <string>Arduino Mega</string>
   </property>
  </action>
  <action name="actionArduinoNano">
   <property name="checkable">
    <bool>true</bool>
   </property>
   <property name="text">
    <string>Arduino Nano</string>
   </property>
   <property name="menuRole">
    <enum>QAction::ApplicationSpecificRole</enum>
   </property>
  </action>
  <action name="actionArduinoNano_IO">
   <property name="text">
    <string>Arduino Nano IO</string>
   </property>
  </action>
 </widget>
